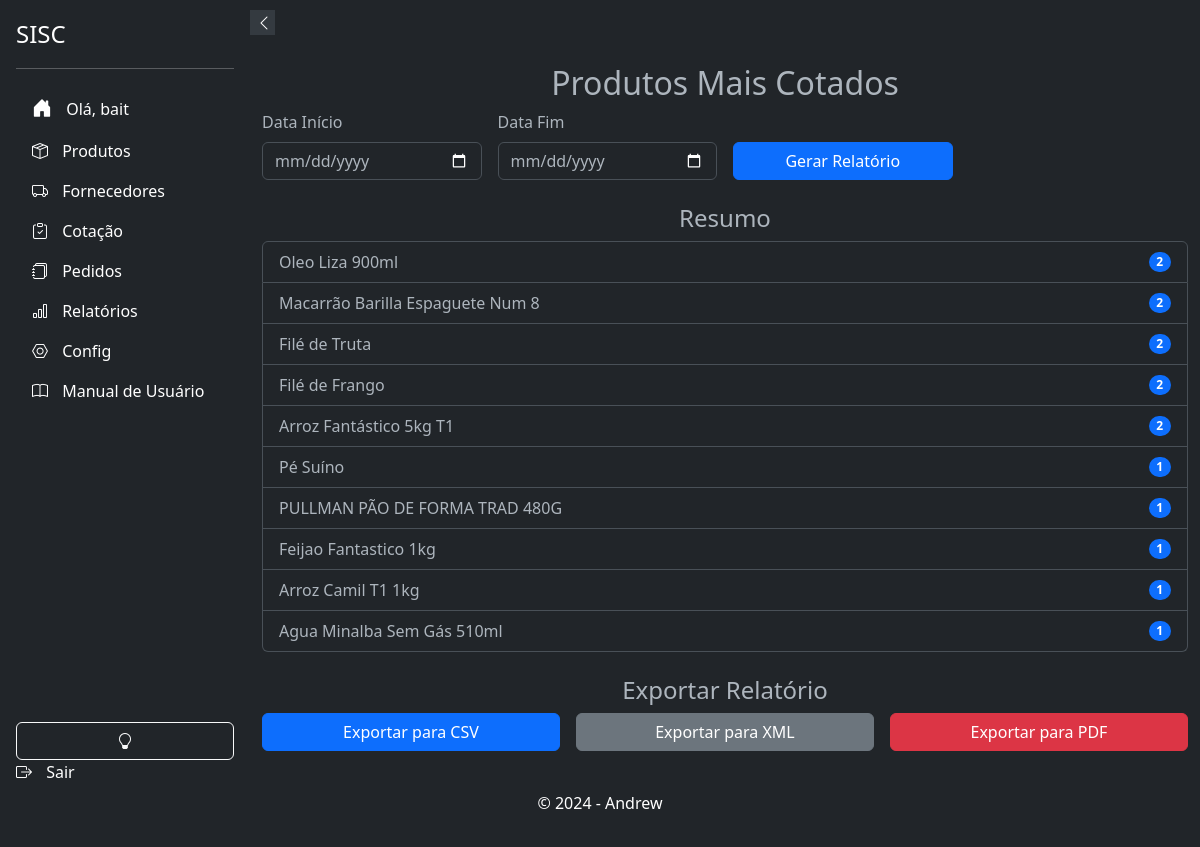
Screenshot of /relatorios/produtos-mais-cotados/ (signed in) with the database file from the repository.
### products/models.py (models this page shows, shortened)
class Product(models.Model):
    UNIDADE_CHOICES = (
        ('mm', 'Milímetro'),
        ('cm', 'Centímetro'),
        ('m', 'Metro'),
    )
    UNIDADE_DE_MEDIDA_CHOICES = [
        ('Kg', 'Quilo'),
        ('Dp', 'Display'),
        ('Un', 'Unidade'),
        ('Cx', 'Caixa'),
        ('Fd', 'Fardo'),
        ('Pct', 'Pacote'),
        ('Sch', 'Sache'),
        ('Tp', 'Take Profit'),
    ]
    id = models.AutoField(primary_key=True)
    ean = models.CharField(max_length=13, unique=True, blank=True, null=True)
    sku = models.CharField("SKU", max_length=255, unique=True, blank=True, null=True)
    name = models.CharField(max_length=255)
    brand = models.ForeignKey(Brand, on_delete=models.PROTECT, related_name='products', blank=True, null=True)
    product_line = models.ForeignKey(ProductLine, on_delete=models.PROTECT, related_name='products', blank=True, null=True)
    department = models.ForeignKey(Departamento, on_delete=models.PROTECT, related_name='products', blank=True, null=True)
    category = models.ForeignKey(Category, on_delete=models.PROTECT, related_name='products', blank=True, null=True)
    subcategory = models.ForeignKey(Subcategory, on_delete=models.PROTECT, related_name='products', blank=True, null=True)
    status = models.BooleanField(default=True)
    photo = models.ImageField(upload_to='products/', blank=True, null=True)
    notas = models.TextField("Notas", blank=True, null=True)
    descricao = models.TextField(_("Descrição"), max_length=50, blank=True)
    preco_de_custo = models.DecimalField(_("Preço de Custo"), max_digits=10, decimal_places=3, blank=True, null=True)
    altura_embalagem = models.DecimalField(max_digits=10, decimal_places=3, blank=True, null=True, verbose_name='Altura da Embalagem')
    largura_embalagem = models.DecimalField(max_digits=10, decimal_places=3, blank=True, null=True, verbose_name='Largura da Embalagem')
    comprimento_embalagem = models.DecimalField(max_digits=10, decimal_places=3, blank=True, null=True, verbose_name='Comprimento da Embalagem')
    espessura_embalagem = models.DecimalField(max_digits=10, decimal_places=3, blank=True, null=True, verbose_name='Espessura da Embalagem')
    raio_embalagem = models.DecimalField(max_digits=10, decimal_places=3, blank=True, null=True, verbose_name='Raio da Embalagem')
    unidade_altura = models.CharField(max_length=2, choices=UNIDADE_CHOICES, blank=True, null=True, verbose_name='Unidade de Medida Altura')
    unidade_largura = models.CharField(max_length=2, choices=UNIDADE_CHOICES, blank=True, null=True, verbose_name='Unidade de Medida Largura')
    unidade_comprimento = models.CharField(max_length=2, choices=UNIDADE_CHOICES, blank=True, null=True, verbose_name='Unidade de Medida Comprimento')
    unidade_espessura = models.CharField(max_length=2, choices=UNIDADE_CHOICES, blank=True, null=True, verbose_name='Unidade de Medida Espessura')
    unidade_raio = models.CharField(max_length=2, choices=UNIDADE_CHOICES, blank=True, null=True, verbose_name='Unidade de Medida Raio')
    unidade_de_medida = models.CharField(_("Unidade de Medida"), max_length=50, blank=True, null=True, choices=UNIDADE_DE_MEDIDA_CHOICES)
    quantidade_por_volume = models.PositiveIntegerField(blank=True, null=True, verbose_name='Quantidade por Volume')
    data_de_validade = models.DateField(_("Data de Validade"), blank=True, null=True)
    history = HistoricalRecords()

### relatorios/views.py (the view, shortened to what this page needs)
# urls.py: path('produtos-mais-cotados/', ProdutosMaisCotadosView.as_view(), name='produtos_mais_cotados'),
@method_decorator(login_required(login_url=''), name='dispatch')
class ProdutosMaisCotadosView(TemplateView):
    template_name = 'relatorios/produtos_mais_cotados.html'
    def get(self, request):
        data_inicio = request.GET.get('data_inicio')
        data_fim = request.GET.get('data_fim')
        if data_inicio and data_fim:
            itens_cotacao = ItemCotacao.objects.filter(cotacao__data_abertura__gte=data_inicio, cotacao__data_fechamento__lte=data_fim)
        else:
            itens_cotacao = ItemCotacao.objects.all()
        produtos_mais_cotados = itens_cotacao.values('produto__name').annotate(total=Count('produto')).order_by('-total')[:10]
        context = {
            'produtos_mais_cotados': produtos_mais_cotados,
        }
        return render(request, self.template_name, context)

### relatorios/templates/relatorios/produtos_mais_cotados.html (shortened to what this page needs)
{% extends 'base.html' %}
{% block content %}
<div class="container my-4">
    <h2 class="text-center">Produtos Mais Cotados</h2>
    <form method="get" class="row g-3">
        <div class="col-md-3">
            <label for="data_inicio" class="form-label">Data Início</label>
            <input type="date" id="data_inicio" name="data_inicio" class="form-control" required>
        </div>
        <div class="col-md-3">
            <label for="data_fim" class="form-label">Data Fim</label>
            <input type="date" id="data_fim" name="data_fim" class="form-control" required>
        </div>
        <div class="col-md-3 d-flex align-items-end">
            <button type="submit" class="btn btn-primary w-100">Gerar Relatório</button>
        </div>
    </form>
    <div class="row mt-4">
        <div class="col-md-12">
            <h4 class="text-center">Resumo</h4>
            <ul class="list-group">
                {% for produto in produtos_mais_cotados %}
                <li class="list-group-item d-flex justify-content-between align-items-center">
                    {{ produto.produto__name }}
                    <span class="badge bg-primary rounded-pill">{{ produto.total }}</span>
                </li>
                {% endfor %}
            </ul>
        </div>
    </div>
    <div class="row mt-4">
        <div class="col-md-12">
            <h4 class="text-center">Exportar Relatório</h4>
            <form method="post" class="row g-3">
                <div class="col-md-4">
                    <button type="submit" name="formato" value="csv" class="btn btn-primary w-100">Exportar para CSV</button>
                </div>
                <div class="col-md-4">
                    <button type="submit" name="formato" value="xml" class="btn btn-secondary w-100">Exportar para XML</button>
                </div>
                <div class="col-md-4">
                    <button type="submit" name="formato" value="pdf" class="btn btn-danger w-100">Exportar para PDF</button>
                </div>
            </form>
        </div>
    </div>
</div>
{% endblock %}

### app/templates/components/_sidebar.html (shortened to what this page needs)
<!DOCTYPE html>
<html>
<head>
    <link href="https://cdn.jsdelivr.net/npm/bootstrap@5.3.0-alpha3/dist/css/bootstrap.min.css" rel="stylesheet">
    <link rel="stylesheet" href="https://cdn.jsdelivr.net/npm/bootstrap-icons@1.10.5/font/bootstrap-icons.css">
</head>
<body>
    <div class="sidebar d-flex flex-column flex-shrink-0 p-3 text-white bg-dark" id="sidebar">
        <button class="sidebar-toggle" onclick="toggleSidebar()">
            <i id="sidebar-toggle-icon" class="bi bi-chevron-left"></i>
        </button>
        <a href="#" class="d-flex align-items-center mb-3 mb-md-0 me-md-auto text-white text-decoration-none">
            <span class="fs-4">SISC</span>
        </a>
        <hr>
        {% if user.is_authenticated %}
            <ul class="nav nav-pills flex-column mb-auto">
                <li class="nav-item">
                    <a href="{% url 'accounts:home' %}" class="nav-link text-white" aria-current="page">
                        <i class="bi bi-house-door-fill fs-5"></i>
                        <span>Olá, {{ user.username }}</span>
                    </a>
                </li>
                <li>
                    <a href="{% url 'products:products_list' %}" class="nav-link text-white">
                        <i class="bi bi-box-seam"></i>
                        <span>Produtos</span>
                    </a>
                </li>
                <li>
                    <a href="{% url 'suppliers:supplier_list' %}" class="nav-link text-white">
                        <i class="bi bi-truck "></i>
                        <span>Fornecedores</span>
                    </a>
                </li>
                <li>
                    <a href="{% url 'cotacao:cotacao_list' %}" class="nav-link text-white">
                        <i class="bi bi-clipboard-check"></i>
                        <span>Cotação</span>
                    </a>
                </li>
                <li>
                    <a href="{% url 'respostas:listar_pedidos' %}" class="nav-link text-white">
                        <i class="bi bi-journals"></i>
                        <span>Pedidos</span>
                    </a>
                </li>
                <li>
                    <a href="{% url 'relatorios:gerar_relatorios' %}" class="nav-link text-white">
                        <i class="bi bi-bar-chart"></i>
                        <span>Relatórios</span>
                    </a>
                </li>
                <li>
                    <a href="{% url 'admin:index' %}" class="nav-link text-white">
                        <i class="bi bi-nut"></i>
                        <span>Config</span>
                    </a>
                </li>
                <li>
                    <a href="{% url 'relatorios:manual_usuario' %}" class="nav-link text-white">
                        <i class="bi bi-book"></i>
                        <span>Manual de Usuário</span>
                    </a>
                </li>
            <br>
            </ul>
            <button class="btn btn-outline-light" onclick="toggleTheme()">
                <i id="theme-toggle-icon" class="bi bi-lightbulb-fill"></i>
            </button>
            <a href="{% url 'accounts:logout' %}" class="nav-link text-white">
                <i class="bi bi-box-arrow-right"></i>
                <span>Sair</span>
            </a>
        {% else %}
            <a href="{% url 'accounts:login' %}" class="nav-link text-white">
                <i class="bi bi-box-arrow-in-right"></i>
                <span>Login</span>
            </a>
        {% endif %}
    </div>
</body>
</html>

### app/templates/base.html (style rules this page uses)
body, html { height: 100%; margin: 0; display: flex; flex-direction: column; }

### app/templates/components/_sidebar.html (style rules this page uses)
.sidebar { width: 250px; height: 100vh; position: fixed; top: 0; left: 0; background-color: #343a40; transition: all 0.3s; z-index: 1000; }
.sidebar .nav-link { white-space: nowrap; overflow: hidden; text-overflow: ellipsis; }
.sidebar .nav-link i { margin-right: 10px; }
.sidebar-toggle { position: absolute; top: 10px; right: -25px; width: 25px; height: 25px; background-color: #343a40; border: none; color: white; cursor: pointer; z-index: 1100; }

### rows the page displays
Product: produto__name "Oleo Liza 900ml", total "2"
Product: produto__name "Macarrão Barilla Espaguete Num 8", total "2"
Product: produto__name "Filé de Truta", total "2"
Product: produto__name "Filé de Frango", total "2"
Product: produto__name "Arroz Fantástico 5kg T1", total "2"
Product: produto__name "Pé Suíno", total "1"
Product: produto__name "PULLMAN PÃO DE FORMA TRAD 480G", total "1"
Product: produto__name "Feijao Fantastico 1kg", total "1"
Product: produto__name "Arroz Camil T1 1kg", total "1"
Product: produto__name "Agua Minalba Sem Gás 510ml", total "1"

### other values shown
{{ user.username }} "bait"
